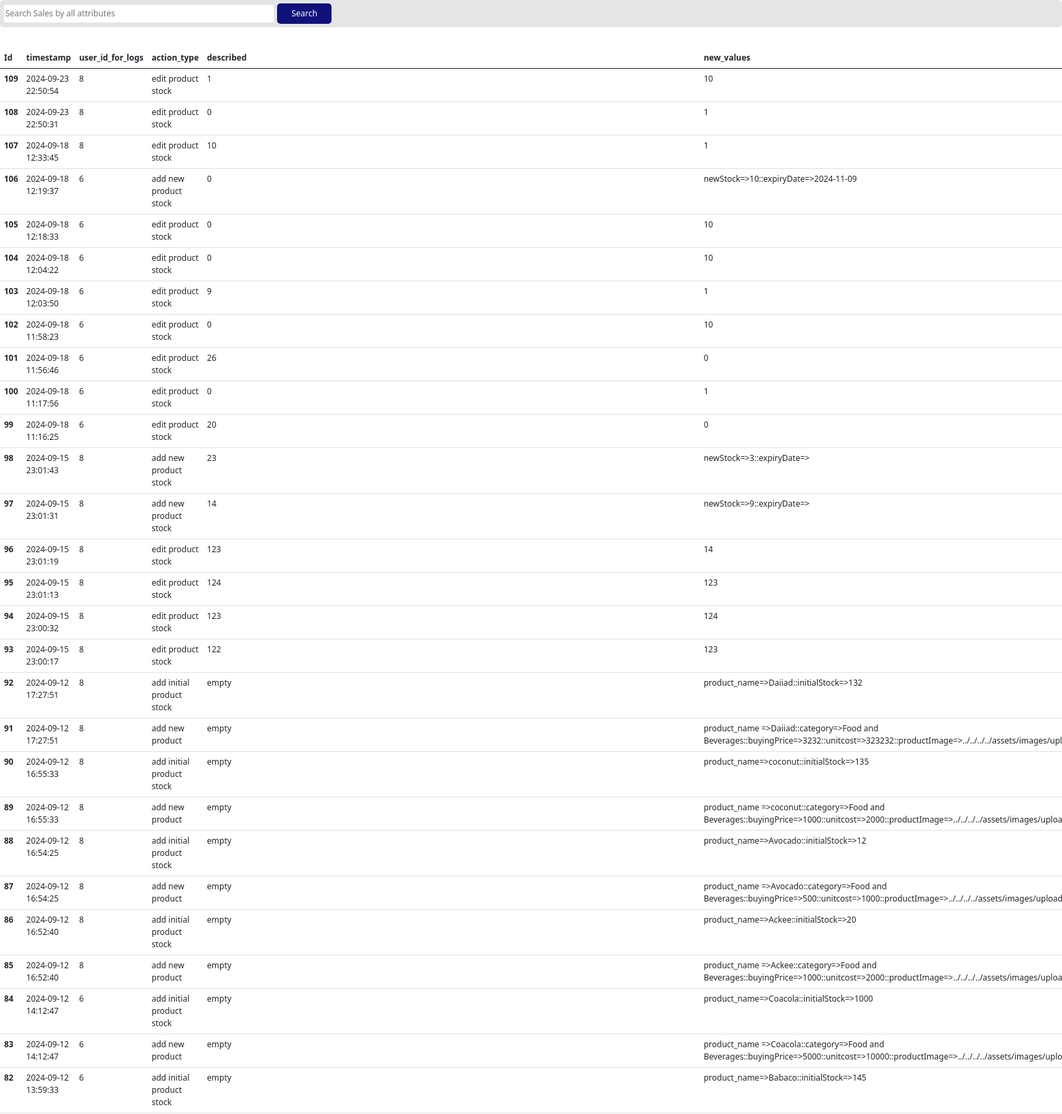
The page /pannels/Admin/logs/all_logs/all_logs.php (upper part) on the database its author committed.
### tables this page shows
CREATE TABLE `logs` (
  `id` int(11) NOT NULL,
  `timestamp` datetime DEFAULT current_timestamp(),
  `user_id_for_logs` int(11) DEFAULT NULL,
  `action_type` varchar(50) DEFAULT NULL,
  `described` varchar(500) NOT NULL,
  `new_values` varchar(500) NOT NULL,
  `ip_address` varchar(45) DEFAULT NULL,
  `affected_table` varchar(50) DEFAULT NULL,
  `affected_record_id` int(11) DEFAULT NULL
);

### pannels/Admin/logs/all_logs/all_logs.php (the view, shortened to what this page needs)
<!DOCTYPE html>
<html lang="en">
<head>
    <link href="https://cdn.jsdelivr.net/npm/bootstrap@5.0.2/dist/css/bootstrap.min.css" rel="stylesheet">
    <link rel="stylesheet" href="all_sales.css">
    <link rel="stylesheet" href="bootstrap.css">
</head>
<body>
    <div class="searchSaless">
        <div class="search">
            <input type="text" placeholder="Search Sales by all attributes" id="searchPdt">
            <button>Search</button>
        </div>
    </div>
   <form action="update_sales_form.php" method="post">
            <table class="table table-striped">
            <table class="table">
        <thead>
            <tr>
            <th scope="col">Id</th>
            <th scope="col">timestamp</th>
            <th scope="col">user_id_for_logs</th>
            <th scope="col">action_type</th>
            <th scope="col">described</th>
            <th scope="col">new_values</th>
            </tr>
        </thead>
        <tbody id="tbBody">
            <?php
            try {
                include("../../../../assets/database_connect/database.php");
                $sql = "SELECT * FROM logs order by id desc";
                $results = mysqli_query($conn, $sql);
                if ($results) {
                    if (mysqli_num_rows($results) > 0) {
                        while ($row = mysqli_fetch_assoc($results)) {
                            echo "
                                    <tr class='tbRow'>
                                    <th scope='row' class='tbData'>{$row['id']}</th>
                                    <td class='tbData'>{$row['timestamp']}</td>
                                    <td class='tbData'>{$row['user_id_for_logs']}</td>
                                    <td class='tbData'>{$row['action_type']}</td>
                                    <td class='tbData'>{$row['described']}</td>
                                    <td class='tbData'>{$row['new_values']}</td>
                                    <td class='tbData'>{$row['ip_address']}</td>
                                    <td class='tbData'>{$row['affected_table']}</td>
                                    <td class='tbData'>{$row['affected_record_id']}</td>
                                    </tr>";
                        }
                    }
                }
            } catch (Exception $e) {
                echo "An error occurred: " . $e->getMessage();
            }
        ?>
        </tbody>
        </table>
            </table>
 </form>
</body>
</html>

### pannels/Admin/logs/all_logs/all_sales.css (style rules this page uses)
* { padding: 0px; margin: 0px; box-sizing: border-box; font-size:12px; }
:root { --primaryColor:#ffff; --secondaryColor:#024e31; --lightPrimary:#00a529b9; --tertiaryColor:#060216; --dimWhite:#e7e5e5; }
body { position: relative; background: var(--primaryColor); width: 100%; height: 500px; border-radius: 30px; font-family: 'Segoe UI', Tahoma, Geneva, Verdana, sans-serif; }
.searchSaless { background: #e3e6e4; height: 40px; display: flex; align-items: center; border-radius:5px ; }
.searchSaless> .search { margin-left: 4px; }
.searchSaless> .search>input { border: 2px solid var(--dimWhite); height: 30px; border-radius: 5px; outline: none; padding: 2px; width: 400px; }
.searchSaless> .search>button { cursor: pointer; background-color:#10127a; height: 30px; border-radius: 5px; border: none; color: var(--primaryColor); width: 80px; }

### rows shown on the page
logs: id "109", timestamp "2024-09-23 22:50:54", user_id_for_logs "8", action_type "edit product stock", described "1", new_values "10"
logs: id "108", timestamp "2024-09-23 22:50:31", user_id_for_logs "8", action_type "edit product stock", described "0", new_values "1"
logs: id "107", timestamp "2024-09-18 12:33:45", user_id_for_logs "8", action_type "edit product stock", described "10", new_values "1"
logs: id "106", timestamp "2024-09-18 12:19:37", user_id_for_logs "6", action_type "add new product stock", described "0", new_values "newStock=>10::expiryDate=>2024-11-09"
logs: id "105", timestamp "2024-09-18 12:18:33", user_id_for_logs "6", action_type "edit product stock", described "0", new_values "10"
logs: id "104", timestamp "2024-09-18 12:04:22", user_id_for_logs "6", action_type "edit product stock", described "0", new_values "10"
logs: id "103", timestamp "2024-09-18 12:03:50", user_id_for_logs "6", action_type "edit product stock", described "9", new_values "1"
logs: id "102", timestamp "2024-09-18 11:58:23", user_id_for_logs "6", action_type "edit product stock", described "0", new_values "10"
logs: id "101", timestamp "2024-09-18 11:56:46", user_id_for_logs "6", action_type "edit product stock", described "26", new_values "0"
logs: id "100", timestamp "2024-09-18 11:17:56", user_id_for_logs "6", action_type "edit product stock", described "0", new_values "1"
logs: id "99", timestamp "2024-09-18 11:16:25", user_id_for_logs "6", action_type "edit product stock", described "20", new_values "0"
logs: id "98", timestamp "2024-09-15 23:01:43", user_id_for_logs "8", action_type "add new product stock", described "23", new_values "newStock=>3::expiryDate=>"
logs: id "97", timestamp "2024-09-15 23:01:31", user_id_for_logs "8", action_type "add new product stock", described "14", new_values "newStock=>9::expiryDate=>"
logs: id "96", timestamp "2024-09-15 23:01:19", user_id_for_logs "8", action_type "edit product stock", described "123", new_values "14"
logs: id "95", timestamp "2024-09-15 23:01:13", user_id_for_logs "8", action_type "edit product stock", described "124", new_values "123"
logs: id "94", timestamp "2024-09-15 23:00:32", user_id_for_logs "8", action_type "edit product stock", described "123", new_values "124"
logs: id "93", timestamp "2024-09-15 23:00:17", user_id_for_logs "8", action_type "edit product stock", described "122", new_values "123"
logs: id "92", timestamp "2024-09-12 17:27:51", user_id_for_logs "8", action_type "add initial product stock", described "empty", new_values "product_name=>Daiiad::initialStock=>132"
logs: id "91", timestamp "2024-09-12 17:27:51", user_id_for_logs "8", action_type "add new product", described "empty", new_values "product_name =>Daiiad::category=>Food and…"
logs: id "90", timestamp "2024-09-12 16:55:33", user_id_for_logs "8", action_type "add initial product stock", described "empty", new_values "product_name=>coconut::initialStock=>135"
logs: id "89", timestamp "2024-09-12 16:55:33", user_id_for_logs "8", action_type "add new product", described "empty", new_values "product_name =>coconut::category=>Food and…"
logs: id "88", timestamp "2024-09-12 16:54:25", user_id_for_logs "8", action_type "add initial product stock", described "empty", new_values "product_name=>Avocado::initialStock=>12"
logs: id "87", timestamp "2024-09-12 16:54:25", user_id_for_logs "8", action_type "add new product", described "empty", new_values "product_name =>Avocado::category=>Food and…"
logs: id "86", timestamp "2024-09-12 16:52:40", user_id_for_logs "8", action_type "add initial product stock", described "empty", new_values "product_name=>Ackee::initialStock=>20"
logs: id "85", timestamp "2024-09-12 16:52:40", user_id_for_logs "8", action_type "add new product", described "empty", new_values "product_name =>Ackee::category=>Food and…"
logs: id "84", timestamp "2024-09-12 14:12:47", user_id_for_logs "6", action_type "add initial product stock", described "empty", new_values "product_name=>Coacola::initialStock=>1000"
logs: id "83", timestamp "2024-09-12 14:12:47", user_id_for_logs "6", action_type "add new product", described "empty", new_values "product_name =>Coacola::category=>Food and…"
logs: id "82", timestamp "2024-09-12 13:59:33", user_id_for_logs "6", action_type "add initial product stock", described "empty", new_values "product_name=>Babaco::initialStock=>145"
